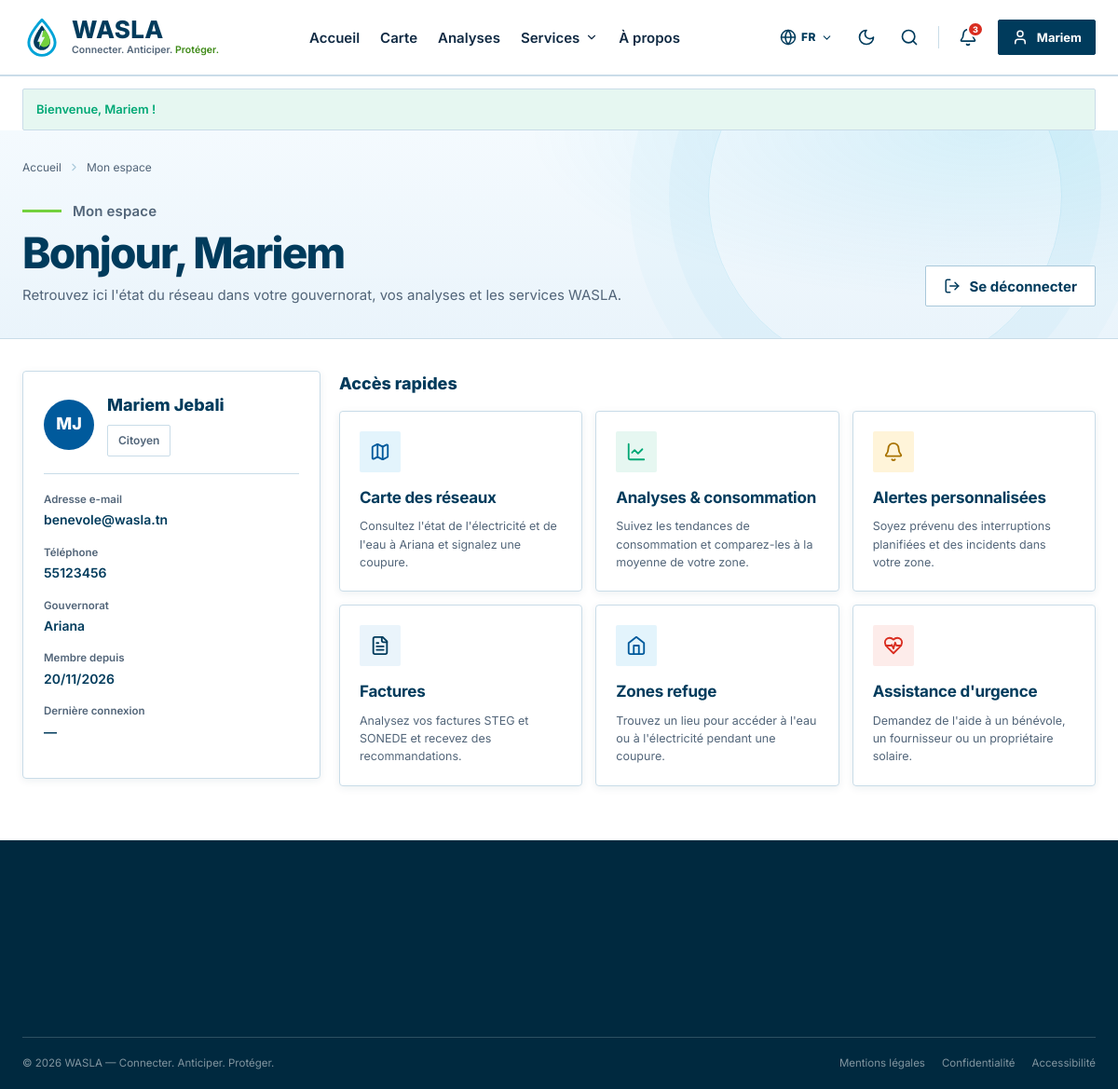
/index.php?action=mon-compte (signed in), run on the app's committed database.
### tables this page shows
CREATE TABLE IF NOT EXISTS utilisateur (
    id_utilisateur     INT          NOT NULL AUTO_INCREMENT,
    nom                VARCHAR(50)  NOT NULL,
    prenom             VARCHAR(50)  NOT NULL,
    email              VARCHAR(150) NOT NULL,
    telephone          VARCHAR(20)  NULL,
    mot_de_passe       VARCHAR(255) NOT NULL,
    role               ENUM('citoyen','admin','steg','sonede','entreprise','fournisseur')
                                    NOT NULL DEFAULT 'citoyen',
    statut_compte      ENUM('actif','suspendu') NOT NULL DEFAULT 'actif',
    id_zone            INT          NULL,
    adresse            VARCHAR(255) NULL,
     
    nom_organisation   VARCHAR(100) NULL,                  
    matricule_fiscal   VARCHAR(20)  NULL,                  
    secteur_activite   VARCHAR(60)  NULL,                  
    specialite         ENUM('electricien','plombier','maintenance','solaire','hydraulique') NULL,   
    description        TEXT         NULL,
    compte_verifie     TINYINT(1)   NOT NULL DEFAULT 0,    
    note_moyenne       DECIMAL(2,1) NULL,                  
    date_inscription   DATETIME     NOT NULL DEFAULT CURRENT_TIMESTAMP,
    derniere_connexion DATETIME     NULL,
    PRIMARY KEY (id_utilisateur),
    UNIQUE KEY uq_utilisateur_email (email),
    UNIQUE KEY uq_utilisateur_matricule (matricule_fiscal),
    KEY idx_utilisateur_role (role),
    KEY idx_utilisateur_specialite_zone (specialite, id_zone),
    CONSTRAINT chk_utilisateur_note CHECK (note_moyenne IS NULL OR (note_moyenne >= 0 AND note_moyenne <= 5)),
    CONSTRAINT fk_utilisateur_zone FOREIGN KEY (id_zone)
        REFERENCES zone (id_zone) ON DELETE SET NULL ON UPDATE CASCADE
);

CREATE TABLE IF NOT EXISTS zone (
    id_zone        INT          NOT NULL AUTO_INCREMENT,
    nom_zone       VARCHAR(100) NOT NULL,
    type_zone      ENUM('gouvernorat','delegation') NOT NULL DEFAULT 'gouvernorat',
    id_zone_parent INT          NULL,
    PRIMARY KEY (id_zone),
    UNIQUE KEY uq_zone_nom_parent (nom_zone, id_zone_parent),
    CONSTRAINT fk_zone_parent FOREIGN KEY (id_zone_parent)
        REFERENCES zone (id_zone) ON DELETE SET NULL ON UPDATE CASCADE
);

### views/frontoffice/pages/compte/mon-compte.php (the view, shortened to what the rows shown need)
  <main id="main">
    <section class="page-hero">
      <div class="container">
        <div class="page-hero__row">
          <div>
            <p class="eyebrow">Mon espace</p>
            <h1>Bonjour, <?= e($user->getPrenom()) ?></h1>
            <p>Retrouvez ici l'état du réseau dans votre gouvernorat, vos analyses et les services WASLA.</p>
          </div>
        </div>
      </div>
    </section>
    <section class="page-section">
      <div class="container account-grid">
        <aside class="card account-profile">
          <div class="account-profile__head">
            <span class="account-avatar" aria-hidden="true" data-no-i18n><?= e(initials($user)) ?></span>
            <div>
              <h2 data-no-i18n><?= e($user->getPrenom() . ' ' . $user->getNom()) ?></h2>
              <span class="chip"><?= e(roleLabel($user->getRole())) ?></span>
            </div>
          </div>
          <dl class="account-details">
            <div><dt>Adresse e-mail</dt><dd data-no-i18n><?= e($user->getEmail()) ?></dd></div>
            <div><dt>Téléphone</dt><dd><?= e($user->getTelephone() ?: '—') ?></dd></div>
            <div><dt>Gouvernorat</dt><dd><?= e($user->getNomZone() ?? '—') ?></dd></div>
            <div><dt>Membre depuis</dt><dd><?= e(dateFr($user->getDateInscription())) ?></dd></div>
            <div><dt>Dernière connexion</dt><dd><?= e(dateFr($user->getDerniereConnexion(), true)) ?></dd></div>
          </dl>
        </aside>
        <div class="account-main">
          <h2 class="account-title">Accès rapides</h2>
          <div class="account-actions">
            <a class="service-card account-action" href="<?= url('carte') ?>">
              <span class="service-card__icon" data-icon="map"></span>
              <h3>Carte des réseaux</h3>
              <p>Consultez l'état de l'électricité et de l'eau<?= $user->getNomZone() ? ' à ' . e($user->getNomZone()) : '' ?> et signalez une coupure.</p>
            </a>
          </div>
        </div>
      </div>
    </section>
  </main>
<?php
require __DIR__ . '/../../layout.php';

### views/frontoffice/partials/navbar.php (shortened to what the rows shown need)
  <header class="site-header">
    <div class="container header-inner">
      <div class="header-actions">
<?php if ($authUser = AuthController::currentUser()): ?>
        <a class="btn btn--secondary btn--sm header-login <?= isActive('mon-compte', $currentPage) ?>" href="<?= url('mon-compte') ?>" title="Mon espace">
          <svg viewBox="0 0 24 24" fill="none" stroke="currentColor" stroke-width="2" stroke-linecap="round" stroke-linejoin="round" aria-hidden="true"><path d="M19 21v-2a4 4 0 0 0-4-4H9a4 4 0 0 0-4 4v2"/><circle cx="12" cy="7" r="4"/></svg>
          <span class="header-user" data-no-i18n><?= e($authUser->getPrenom()) ?></span>
        </a>
<?php endif; ?>
      </div>
    </div>
  </header>

### data on the page
utilisateur: prenom "Mariem", initials($user) "MJ", $user->getPrenom() . ' ' . $user->getNom() "Mariem Jebali", role "Citoyen", email "benevole@wasla.tn", telephone "55123456", id_zone.nom_zone "Ariana", date_inscription "20/11/2026", derniere_connexion "—"

### other printed values
$flash['message'] "Bienvenue, Mariem !"
